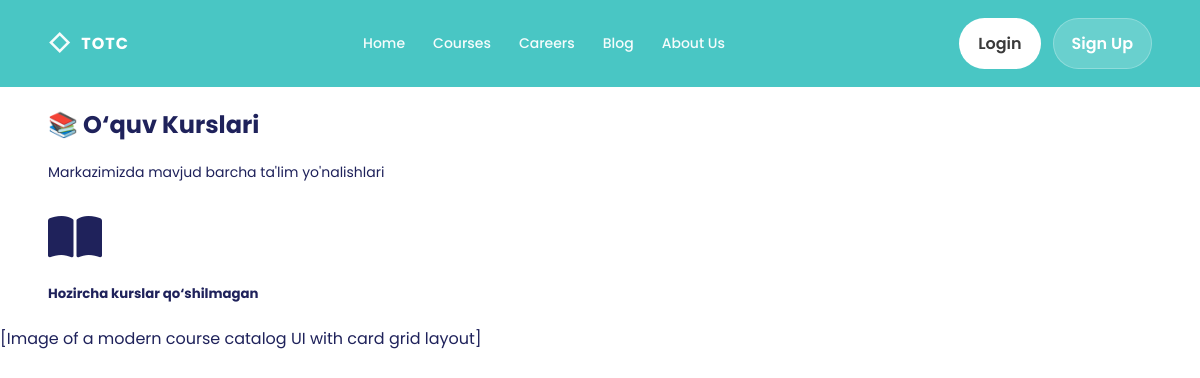
The app's page /courses/ (signed in), older data.
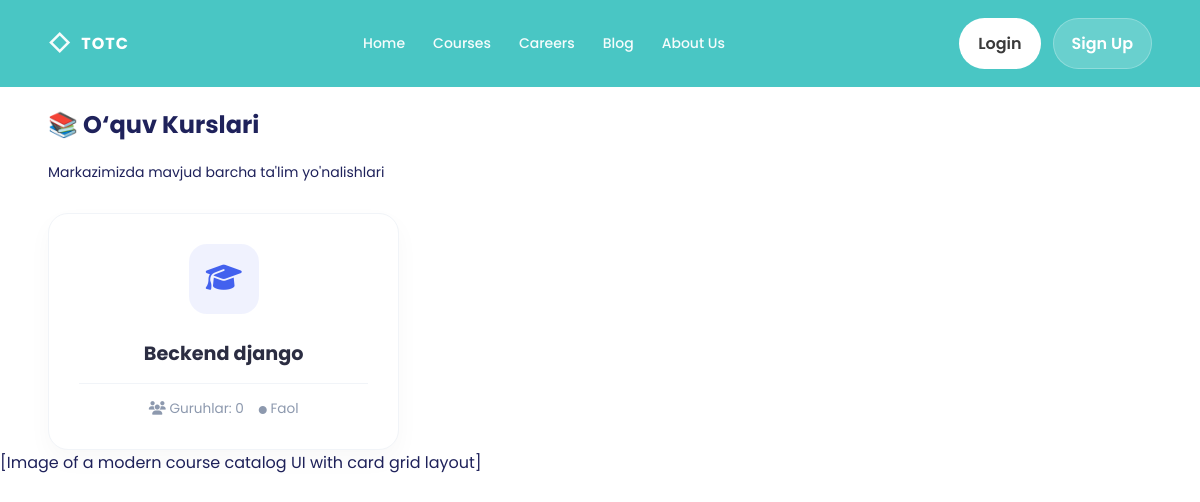
The same page, newer data.
### courses/models.py (models this page shows, shortened)
class Course(models.Model):
    name = models.CharField(max_length=100)
    created_at = models.DateTimeField(auto_now_add=True)
    updated_at = models.DateTimeField(auto_now=True)
    class Meta:
        ordering = ('name',)
        verbose_name = 'Course'
        verbose_name_plural = 'Courses'

### courses/views.py (the view)
# urls.py: path('', CourseListView.as_view(), name='course_list'),
class CourseListView(LoginRequiredMixin, View):
    def get(self, request):
        courses = Course.objects.all()
        return render(
            request,
            'courses/course_list.html',
            {'courses': courses}
        )

### templates/courses/course_list.html (shortened to what this page needs)
{% extends "base.html" %}
{% block content %}
    <link rel="stylesheet" href="https://cdnjs.cloudflare.com/ajax/libs/font-awesome/6.4.0/css/all.min.css">
    <div class="container py-4">
        <div class="row align-items-center mb-4">
            <div class="col-md-6">
                <h2 class="fw-bold mb-1">📚 O‘quv Kurslari</h2>
                <p class="text-muted small">Markazimizda mavjud barcha ta'lim yo'nalishlari</p>
            </div>
        </div>
        <div class="courses-grid">
            {% for course in courses %}
                <div class="course-item-card">
                    <div class="course-icon-bg">
                        <i class="fas fa-graduation-cap"></i>
                    </div>
                    <h4 class="course-title">{{ course.name }}</h4>
                    <div class="course-meta">
                        <span><i class="fas fa-users me-1"></i> Guruhlar: {{ course.groups.count|default:"0" }}</span>
                        <span><i class="fas fa-circle text-success me-1" style="font-size: 8px;"></i> Faol</span>
                    </div>
                </div>
            {% empty %}
                <div class="col-12 text-center py-5">
                    <div class="bg-white p-5 rounded-4 shadow-sm border">
                        <i class="fas fa-book-open fa-3x text-muted mb-3 opacity-50"></i>
                        <h5 class="text-muted">Hozircha kurslar qo‘shilmagan</h5>
                    </div>
                </div>
            {% endfor %}
        </div>
    </div>
    [Image of a modern course catalog UI with card grid layout]
{% endblock %}

Row changes from the older to the newer data that the page shows:
added Course: name "Beckend django", groups.count "0"
Text that changed along with them:
text no longer shown: "Hozircha kurslar qo‘shilmagan"
